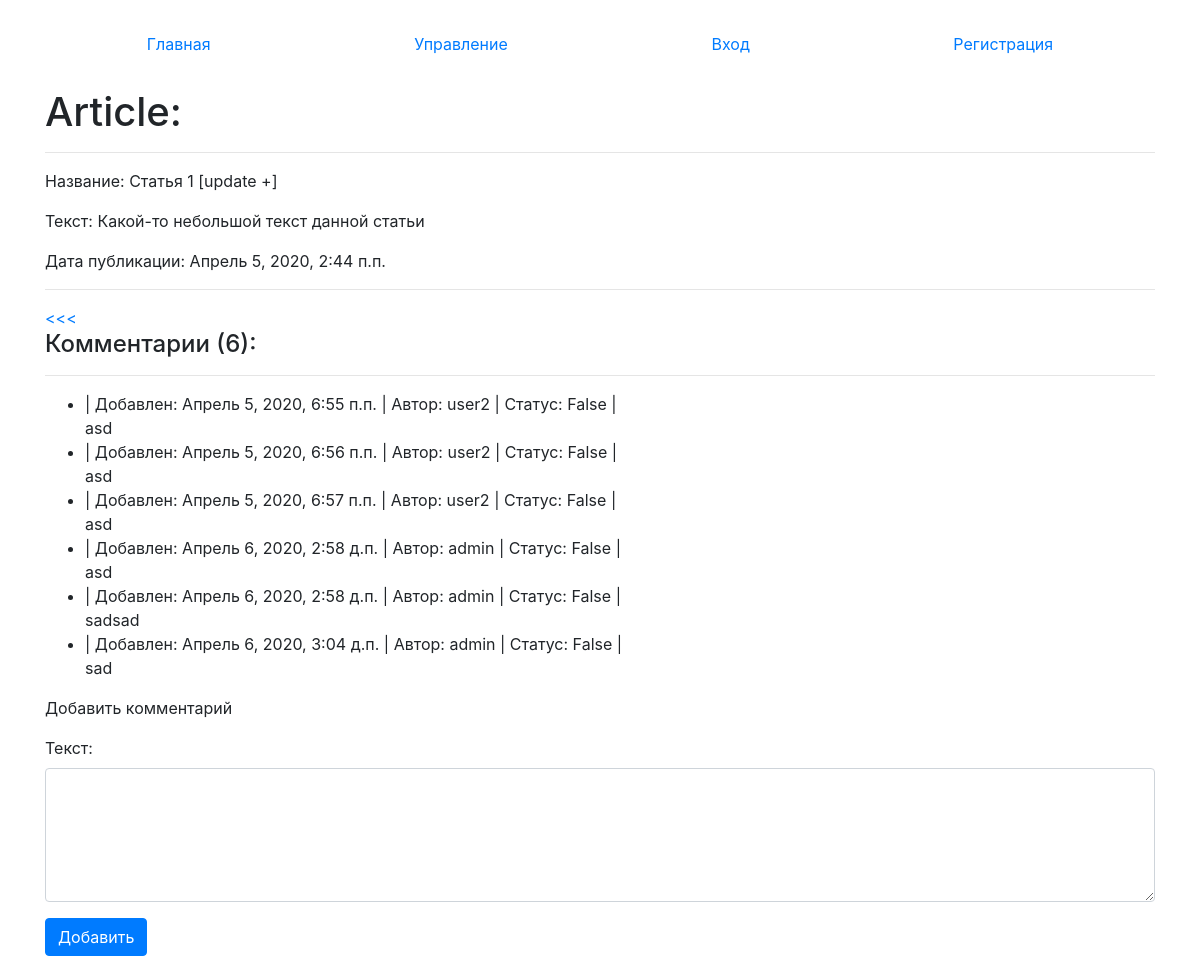
/detail/1, run on the app's committed database.
### core/models.py (models this page shows, shortened)
class Article(models.Model):
	author = models.ForeignKey(User, on_delete = models.CASCADE, verbose_name = 'Автор', blank = True, null = True) # blank and null tells that it's not required info
	created_date = models.DateTimeField(auto_now = True)
	name = models.CharField(max_length = 200, verbose_name = 'Название')
	text = models.TextField(verbose_name = 'Текст')
	class Meta:
		verbose_name = 'статью'
		verbose_name_plural = 'Статьи'

class Comment(models.Model):
	article = models.ForeignKey(Article, on_delete = models.CASCADE, verbose_name = 'Статья', blank = True, null = True, related_name = 'comments_article')
	author = models.ForeignKey(User, on_delete = models.CASCADE, verbose_name = 'Автор', blank = True, null = True)
	created_date = models.DateTimeField(auto_now = True)
	text = models.TextField(verbose_name = 'Текст')
	status = models.BooleanField(verbose_name = 'Видимость', default = False)

### core/views.py (the view, shortened to what this page needs)
# urls.py: path('detail/<int:pk>', views.HomeDetailView.as_view(), name = 'detail_page'),
class HomeDetailView(CustomSuccessMessageMixin, FormMixin, DetailView):
	model = Article
	template_name = 'detail.html'
	context_object_name = 'get_article'
	form_class = CommentForm
	success_msg = 'Комментарий создан, ожидайте модерации'

### core/forms.py
class CommentForm(forms.ModelForm):
	class Meta:
		model = Comment
		fields = ('text',)
	def __init__(self, *args, **kwargs): # Connect bootstrap styles for input's
		super().__init__(*args, **kwargs)
		self.fields['text'].widget = Textarea(attrs={'rows': 5})
		for field in self.fields:
			self.fields[field].widget.attrs['class'] = 'form-control'

### core/templates/detail.html (shortened to what this page needs)
{% extends 'index.html' %}
{% block content %}
	<h1 class="container mt-4">Article:</h1>
	<div class="container">
		<hr>
		<p>Название: {{get_article.name}}</p>
		<p>Текст: {{get_article.text}}</p>
		<p>Дата публикации: {{get_article.created_date}}</p>
		<hr>
		<a href="/"> <<< </a>
	</div>
	<div class="container">
		<h4>Комментарии ({{get_article.comments_article.all.count}}):</h4>
		<hr>
		<ul>
			{% for comment in get_article.comments_article.all %}
			<li>
				|
				Добавлен: {{comment.created_date}} |
				Автор: {{comment.author}} |
				Статус: {{comment.status}}
				|<br>
				{{comment.text}}
			</li>
			{% endfor %}
		</ul>
		<p>Добавить комментарий</p>
		<form action="" id="add_article" method="post">
      		{{form.as_p}}
      	</form>
		<button form="add_article" type="submit" class="btn btn-primary">Добавить</button>
	</div>
{% endblock %}

### core/templates/index.html (shortened to what this page needs)
<!DOCTYPE html>
<html lang="en">
<head>
	<link rel="stylesheet" href="https://stackpath.bootstrapcdn.com/bootstrap/4.4.1/css/bootstrap.min.css">
</head>
<body>
	<div class="container mt-4">
		<ul class="nav nav-pills nav-fill">
			<li class="nav-item">
				{% url 'home' as url_home %}
				<a class="nav-link {% if url_home == request.path %}active{% endif %}" href="{{url_home}}">Главная</a>
			</li>
			<li class="nav-item">
				{% url 'edit' as url_edit %}
				<a class="nav-link {% if url_edit == request.path %}active{% endif %}" href="{{url_edit}}">Управление</a>
			</li>
			{% if request.user.is_authenticated %}
			<li class="nav-item">
				{% url 'logout' as url_logout %}
				<a class="nav-link btn-danger ml-5" href="{{url_logout}}">Выйти</a>
			</li>
			{% else %}
			<li class="nav-item">
				{% url 'login' as url_login %}
				<a class="nav-link {% if url_login == request.path %}active{% endif %}" href="{{url_login}}">Вход</a>
			</li>
			<li class="nav-item">
				{% url 'join' as url_join %}
				<a class="nav-link {% if url_join == request.path %}active{% endif %}" href="{{url_join}}">Регистрация</a>
			</li>
			{% endif %}
		</ul>
	</div>
	{% block content %}{% endblock %}
</body>
</html>

### data on the page
Article: name "Статья 1 [update +]", text "Какой-то небольшой текст данной статьи", created_date "Апрель 5, 2020, 2:44 п.п.", comments_article.all.count "6"
Comment: created_date "Апрель 5, 2020, 6:55 п.п.", author "user2", status "False", text "asd"
Comment: created_date "Апрель 5, 2020, 6:56 п.п.", author "user2", status "False", text "asd"
Comment: created_date "Апрель 5, 2020, 6:57 п.п.", author "user2", status "False", text "asd"
Comment: created_date "Апрель 6, 2020, 2:58 д.п.", author "admin", status "False", text "asd"
Comment: created_date "Апрель 6, 2020, 2:58 д.п.", author "admin", status "False", text "sadsad"
Comment: created_date "Апрель 6, 2020, 3:04 д.п.", author "admin", status "False", text "sad"
